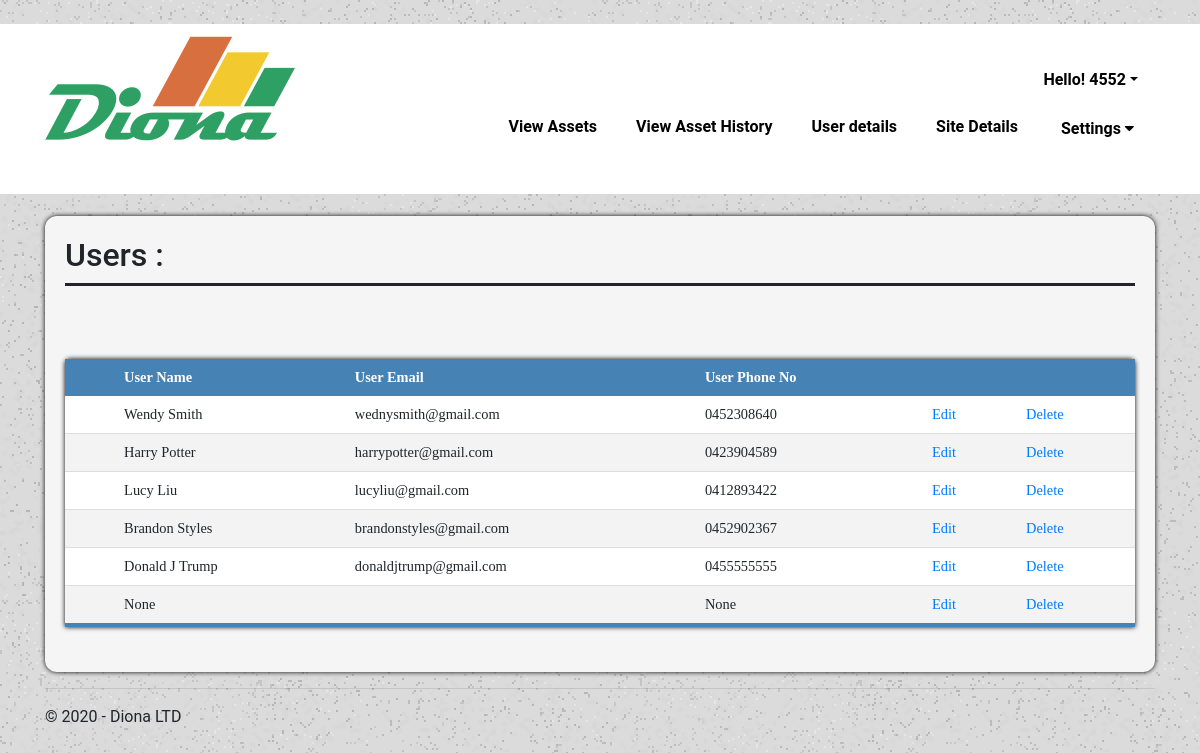
/view_users (signed in), run on the app's committed database.
### tables this page shows
CREATE TABLE `User` (
                                        `user_id` integer,
                                        `user_name` TEXT NULL,
                                        `user_email` TEXT NOT NULL,
                                        `user_phone` TEXT NULL,
                                        PRIMARY KEY (`user_id`)
                                    );

### EX1/views.py (the view)
@app.route('/view_users')
def view_users():
    if 'loggedin' in session:
        conn = sqlite3.connect(r"diona.db")
        cur = conn.cursor()
        query = cur.execute("SELECT * FROM User")
        rows = query.fetchall()
        return render_template('admin_user_details.html',
                                username=session['id'],
                                title='Admin View',
                                rows = rows,
                                year=datetime.now().year)

### EX1/templates/admin_user_details.html (shortened to what this page needs)
{% extends "layout_admin.html" %}
{% block content %}
<div class="viewContainer">
    <div class="siteHeader">
        <h2>Users :</h2>
    </div>
    <br>
    <br>
    <div class="extendedTable">
        <table class="view-table" id="tableView">
            <thead>
                <tr>
                    <th scope="row"> </th>
                    <th> User Name </th>
                    <th> User Email </th>
                    <th> User Phone No </th>
                    <th></th>
                    <th></th>
                </tr>
            </thead>
            {%  for row in range(rows|length): %}
            <tbody>
                <tr>
                    <th scope="row"></th>
                    <td>{{ rows[row][1] }}</td>
                    <td>{{ rows[row][2] }}</td>
                    <td>{{ rows[row][3] }}</td>
                    <td><a href="{{ url_for('update_users') }}?id={{ rows[row][0] }}" class="text-primary">Edit</a></td>
                    <td>
                        <a href="{{ url_for('delete_users') }}?id={{ rows[row][0] }}" class="text-primary">Delete</a>
                    </td>
                </tr>
            </tbody>
            {% endfor %}
        </table>
    </div>
</div>
        {% endblock %}

### EX1/static/styles.css (style rules this page uses)
body { font-family: Roboto, Arial, sans-serif; background-image: url('/static/image/boxed-bg.jpg'); margin: 0; height: 100%; }
.siteHeader { text-align: left; font-family: Roboto, Arial, sans-serif; font-size: 14px; border-bottom: 3px solid #212529; color: #212529; }
.viewContainer { background-color: #F5F5F5; justify-content: center; padding: 20px; margin-top: 2%; border-bottom:5px; box-shadow: 0 0 5px rgba(0, 0, 0, 15); border-radius: 12px; overflow-x: auto; }
.view-table { border-collapse: collapse; margin: 25px 0px; font-size: 0.9em; min-width: 400px; border-radius: 5px 5px 0 0; box-shadow: 0 0 5px rgba(0, 0, 0, 15); font-family: Calibri; }
.view-table thead tr { background-color: #4682B4; color: white; font-weight: bold; }
.view-table thead th { text-align: left; }
.view-table th, .view-table td { padding: 10px 12px; }
.view-table tbody tr { border-bottom: 1px solid #dddddd; }
.view-table tbody:last-of-type { border-bottom: 4px solid #4682B4; }
.view-table tbody { background-color: #f3f3f3; }
.view-table tbody:nth-child(2n) { background-color: white; }
.extendedTable table { width: 100% }

### data on the page
User: user_name "Wendy Smith", user_email "wednysmith@gmail.com", user_phone "0452308640"
User: user_name "Harry Potter", user_email "harrypotter@gmail.com", user_phone "0423904589"
User: user_name "Lucy Liu", user_email "lucyliu@gmail.com", user_phone "0412893422"
User: user_name "Brandon Styles", user_email "brandonstyles@gmail.com", user_phone "0452902367"
User: user_name "Donald J Trump", user_email "donaldjtrump@gmail.com", user_phone "0455555555"

### other printed values
{{ username }} "4552"
{{ rows[row][1] }} "None"
{{ rows[row][3] }} "None"
